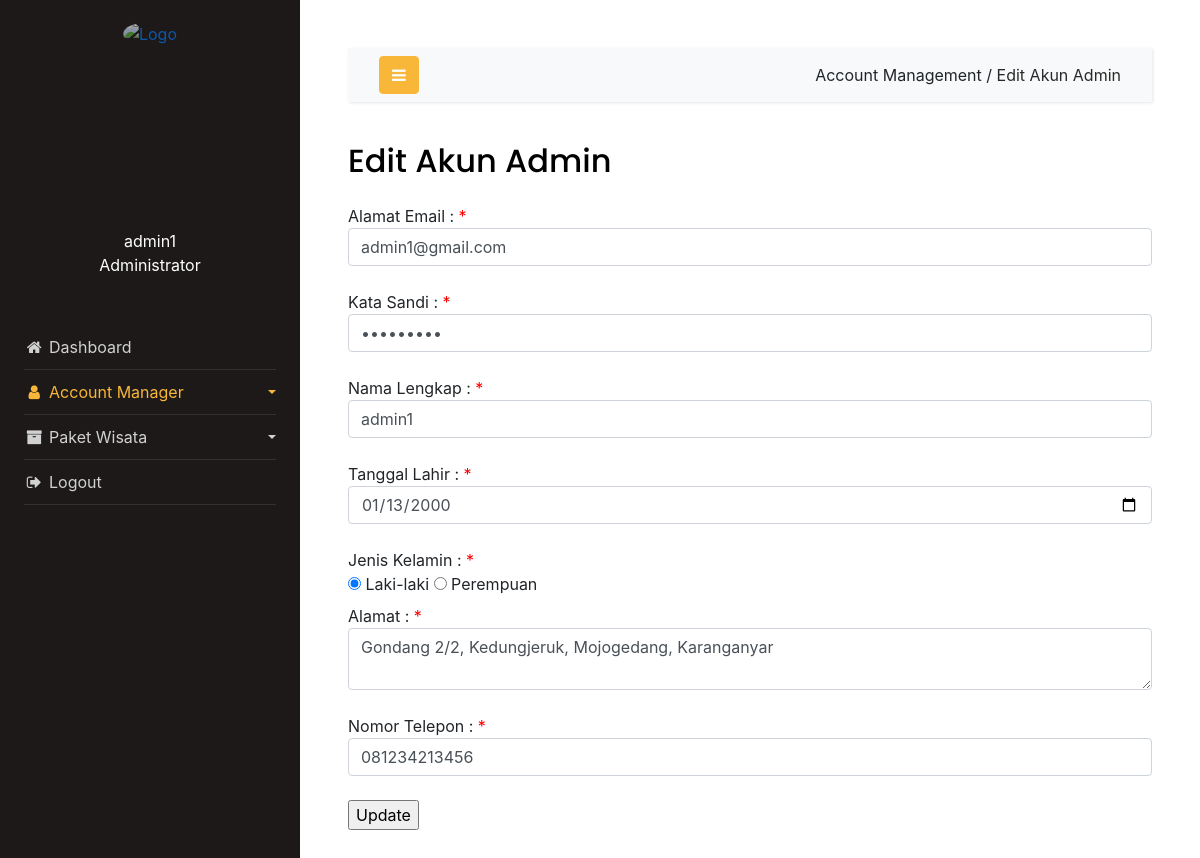
/AgenWisata/Admin/ayodolan-admin/edit-admin.php?target=admin1@gmail.com, run on the app's committed database.
### tables this page shows
CREATE TABLE `pendaftaran_admin` (
  `email_admin` varchar(50) NOT NULL,
  `nama_admin` varchar(30) NOT NULL,
  `tglLahir_admin` date NOT NULL,
  `kelamin_admin` varchar(9) NOT NULL,
  `alamat_admin` text NOT NULL,
  `telp_admin` varchar(14) NOT NULL,
  `kataSandi_admin` varchar(15) NOT NULL
);

### AgenWisata/Admin/ayodolan-admin/edit-admin.php (the view, shortened to what this page needs)
<!doctype html>
<html lang="en">
  <head>
		<link rel="stylesheet" href="https://stackpath.bootstrapcdn.com/font-awesome/4.7.0/css/font-awesome.min.css">
    <link rel="stylesheet" href="css/style.css">
    <link rel="stylesheet" href="https://cdn.jsdelivr.net/npm/bootstrap@4.5.3/dist/css/bootstrap.min.css">
  </head>
  <body>
		<div class="wrapper d-flex align-items-stretch">
			<nav id="sidebar">
        <div class="logo-brand" style="text-align: center; padding-top: 20px;">
            <a href="sebelumnya.php"><img src="images/branding-logo.png" alt="Logo" style="opacity: .8; width: 85%;"></a>
        </div>
				<div class="p-4 pt-5">
          <div class="user">
            <a href="" class="img logo rounded-circle mb-5" style="background-image: url(images/user-2-icon.png); margin-bottom: 0px !important;"></a>
          </div>
          <div class="user" style="padding-top: 15px;">
            <p align="center">
              admin1<br>
              Administrator
            </p>
          </div>
	        <ul class="list-unstyled components mb-5" style="margin-top: 3rem !important;">
	          <li>
	            <a href="sebelumnya.php"><i class="fa fa-fw fa-home"></i> Dashboard</a>
	          </li>
	          <li class="active">
              <a href="#pageSubmenu" data-toggle="collapse" aria-expanded="false" class="dropdown-toggle">
                <i class="fa fa-fw fa-user"></i> Account Manager
              </a>
	          </li>
	          <li>
              <a href="#homeSubmenu" data-toggle="collapse" aria-expanded="false" class="dropdown-toggle">
                <i class="fa fa-fw fa-archive"></i> Paket Wisata
              </a>
	          </li>
	          <li>
              <a href="#"><i class="fa fa-fw fa-sign-out"></i> Logout</a>
	          </li>
	        </ul>
	      </div>
    	</nav>
      <div id="content" class="p-4 p-md-5">
        <nav class="navbar navbar-expand-lg navbar-light bg-light">
          <div class="container-fluid">
            <button type="button" id="sidebarCollapse" class="btn btn-primary">
              <i class="fa fa-bars"></i>
            </button>
            <div class="collapse navbar-collapse" id="navbarSupportedContent">
              <ul class="nav navbar-nav ml-auto">
              <li class="nav-item active">
                  <a>Account Management / </a>
                  <a style="color: #292929;">Edit Akun Admin</a>
                </li>
              </ul>
            </div>
          </div>
        </nav>
        <h2 class="mb-4">Edit Akun Admin</h2>
        <?php
        require('config.php');
        $target = $_GET['target'];
        $sql = "SELECT * FROM pendaftaran_admin where email_admin = '$target'";
        $result = mysqli_query($conn, $sql);
        $row = mysqli_fetch_array($result);
    ?>
    <form action="update-admin.php" method="POST">
        Alamat Email :
        <span class="error">*</span>
        <input type="text" name="email" class="form-control" placeholder="Alamat Email Anda" value="<?php echo $row['email_admin'];?>">
        <br>
        Kata Sandi :
        <span class="error">*</span>
        <input type="password" name="katasandi" class="form-control" placeholder="Kata Sandi Anda" value="<?php echo $row['kataSandi_admin'];?>">
        <br>
        Nama Lengkap  :
        <span class="error">*</span>
        <input type="text" name="nama" class="form-control" placeholder="Nama Lengkap Anda" value="<?php echo $row['nama_admin'];?>">
        <br>
        Tanggal Lahir   :
        <span class="error">*</span>
        <input type="date" name="tanggallahir" class="form-control" placeholder="Tanggal Lahir Anda" value="<?php echo $row['tglLahir_admin'];?>">
        <br>
        Jenis Kelamin   :
        <span class="error">*</span>
        <br>
        <input type="radio" name="jeniskelamin" value="Laki-laki" <?php if($row['kelamin_admin']=="Laki-laki") { echo 'checked';}?>>
        <label for="lk">Laki-laki</label>
        <input type="radio" name="jeniskelamin" value="Perempuan" <?php if($row['kelamin_admin']=="Perempuan") { echo 'checked';}?>>
        <label for="pr">Perempuan</label>
        <br>
        Alamat :
        <span class="error">*</span>
        <textarea name="alamat" class="form-control" placeholder="Alamat Anda"><?php echo $row['alamat_admin'];?></textarea>
        <br>
        Nomor Telepon :
        <span class="error">*</span>
        <input type="text" name="nohp" class="form-control" placeholder="Nomor Telepon Anda" value="<?php echo $row['telp_admin'];?>">
        <br>
        <input type='submit' value='Update'>
        </form>
      </div>
		</div>
  </body>
</html>

### AgenWisata/Admin/ayodolan-admin/edit-admin.php (style rules this page uses)
.error { color:red; }

### data on the page
pendaftaran_admin: email "admin1@gmail.com", nama "admin1", tanggallahir "01/13/2000", kelamin_admin "☑", alamat "Gondang 2/2, Kedungjeruk, Mojogedang, Karanganyar", nohp "081234213456"
